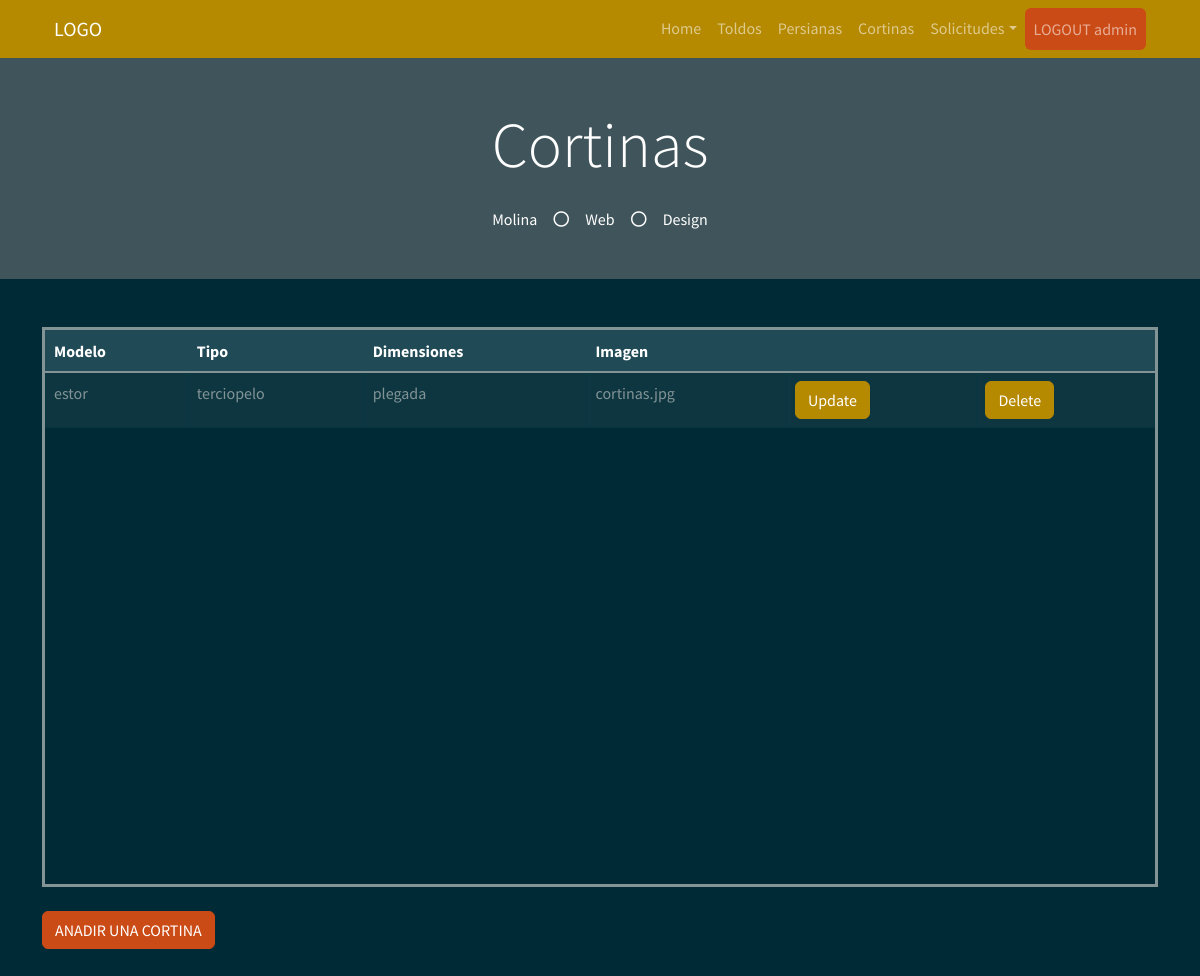
The page /cortina (signed in) on the database its author committed.
### myapp/models.py (models this page shows)
    class Cortina(db.Model):
        __tablename__ = "Cortina"  # Nombre de la tabla que se crea
        Cortina_id = db.Column("cortina_id", db.Integer, Sequence(
            'cortina_id_seq'),  primary_key=True)
        Tipo = db.Column(db.String(20))
        Tejido = db.Column(db.String(30))
        Estilo = db.Column(db.String(30))
        Imagen = db.Column(db.String(30))

### myapp/views.py (the view)
    @app.route("/cortina", methods=["GET", "POST"])
    def cortina():
        list_cortina = db_access["list_cortinas"]
        cortinas = list_cortina()
        usuario = session['usuario']
        usu = usuario
        return render_template("admin/cortinas/cortinas.html", cortinas=cortinas, usu=usu)

### myapp/templates/admin/cortinas/cortinas.html (shortened to what this page needs)
<!DOCTYPE html>
<html>
<head>
    <link href="https://cdn.jsdelivr.net/npm/bootstrap@5.1.3/dist/css/bootstrap.min.css" rel="stylesheet"
>
    <link rel="stylesheet" href="../static/style/bootstrap.min(8).css">
</head>
<body>
    {% include 'includes/navbar.html' %}
    <div class="jumbotron jumbotron-fluid bg-jumbotron" style=" background-color: rgba(128, 128, 128, 0.5);">
      <div class="container text-center py-5">
        <h3 class="text-white display-3 mb-4">Cortinas</h3>
        <div class="d-inline-flex align-items-center text-white">
          <p class="m-0">Molina</p>
          <i class="far fa-circle px-3"></i>
          <p class="m-0">Web</p>
          <i class="far fa-circle px-3"></i>
          <p class="m-0">Design</p>
        </div>
      </div>
    </div>
    <div class="container my-5">
        <div style=" overflow:auto;  height: 70vh; border-style: solid;">
          <table class="table table-bordered mx-auto">
            <thead class="table-dark">
              <tr class="table-active">
                <th>Modelo</th>
                <th>Tipo</th>
                <th>Dimensiones</th>
                <th>Imagen</th>
                <th></th>
                <th></th>
              </tr>
            </thead>
            <tbody>
              {% for cortina in cortinas %}
              <tr>
                <td> {{ cortina.Tipo }} </td>
                <td> {{ cortina.Tejido }} </td>
                <td> {{ cortina.Estilo }} </td>
                <td> {{ cortina.Imagen }} </td>
                <td> <a class="btn btn-primary" href="/update_cortina/{{cortina.Cortina_id}}">Update</a></td>
                <td> <a class="btn btn-primary" href="/delete_cortina/{{cortina.Cortina_id}}">Delete</a></td>
              </tr>
              {% endfor %}
            </tbody>
          </table>
        </div>
        <br>
        <a href="/create_cortina" class="btn btn-warning">ANADIR UNA CORTINA</a>
    </div>
</body>
</html>

### rows shown on the page
Cortina: Tipo "estor", Tejido "terciopelo", Estilo "plegada", Imagen "cortinas.jpg"

### other values the page prints
{{ usu }} "admin"
